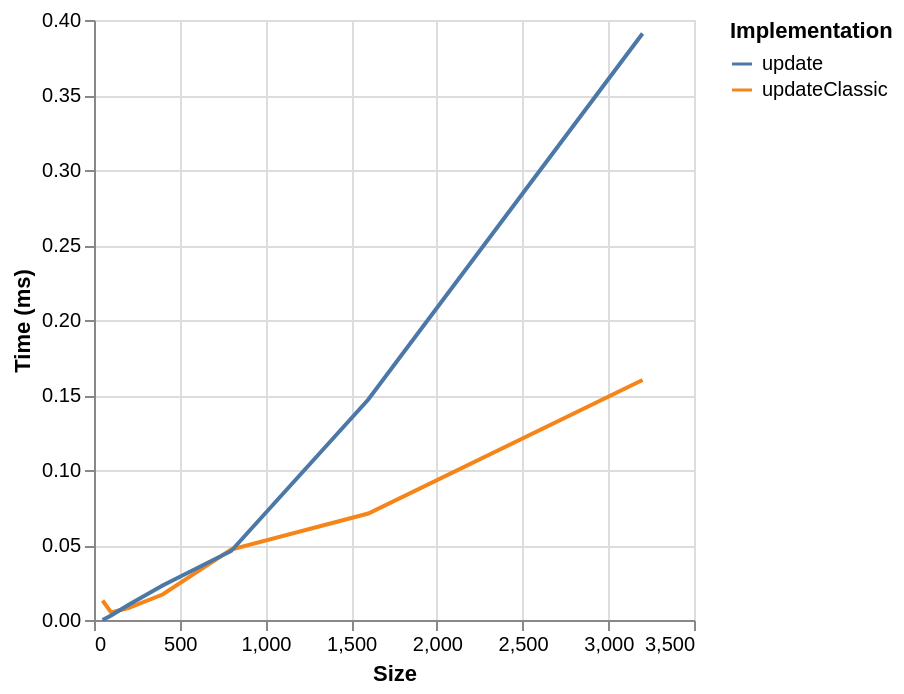

The Vega-Lite source for this figure:
### Vega-Lite specification from a JSON file in a GitHub repository (floating-point values rounded to 4 significant figures)
{"$schema": "https://vega.github.io/schema/vega-lite/v6.json", "data": {"values": [{"ms": 0.013, "series": "updateClassic", "size": 50}, {"ms": 0.005, "series": "updateClassic", "size": 100}, {"ms": 0.008, "series": "updateClassic", "size": 200}, {"ms": 0.017, "series": "updateClassic", "size": 400}, {"ms": 0.047, "series": "updateClassic", "size": 800}, {"ms": 0.071, "series": "updateClassic", "size": 1600}, {"ms": 0.16, "series": "updateClassic", "size": 3200}, {"ms": 0, "series": "update", "size": 50}, {"ms": 0.003, "series": "update", "size": 100}, {"ms": 0.01, "series": "update", "size": 200}, {"ms": 0.023, "series": "update", "size": 400}, {"ms": 0.046, "series": "update", "size": 800}, {"ms": 0.147, "series": "update", "size": 1600}, {"ms": 0.391, "series": "update", "size": 3200}]}, "encoding": {"color": {"field": "series", "legend": {"orient": "right", "symbolLimit": 30, "title": "Implementation"}, "type": "nominal"}, "x": {"field": "size", "title": "Size", "type": "quantitative"}, "y": {"field": "ms", "title": "Time (ms)", "type": "quantitative"}}, "mark": {"point": false, "type": "line"}}
